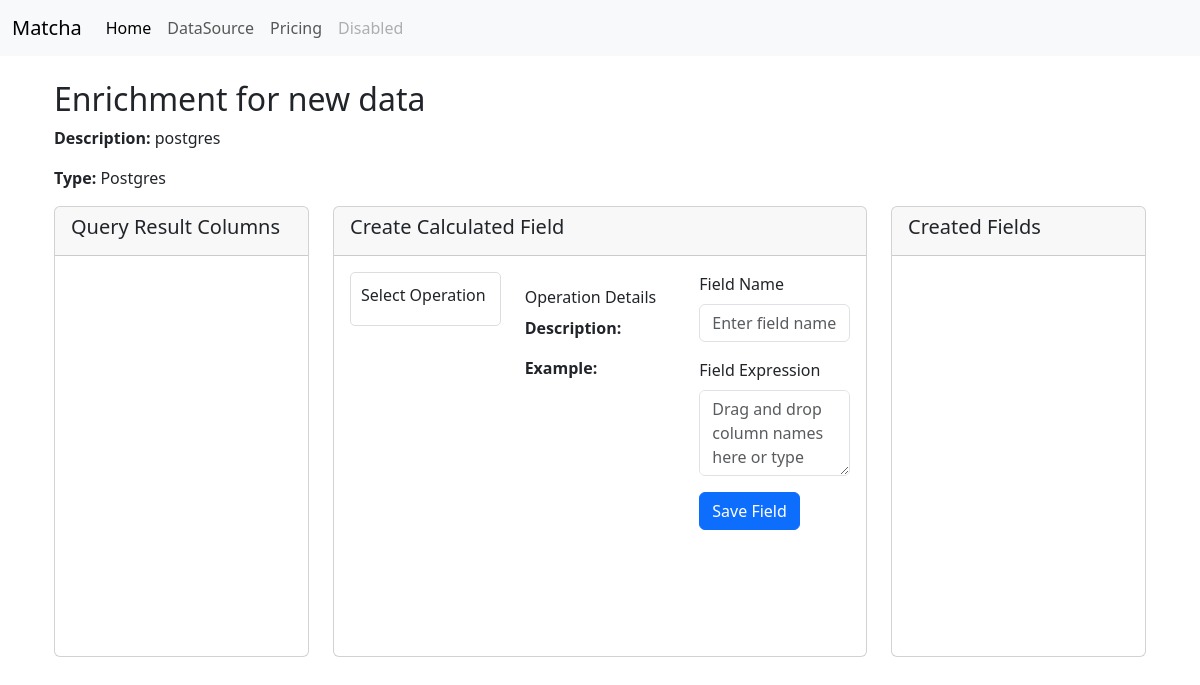
Screenshot of /enrichment/10/ with the database file from the repository.
### usex_app/models.py (models this page shows, shortened)
class DataSource(models.Model):
    DATASOURCE_TYPES = [
        ('Postgres', 'postgres'),
        ('Mysql', 'Mysql'),
        ('Kafka', 'Kafka'),
        ('RabbitMQ', 'RabbitMQ'),
        ('S3', 'S3'),
        ('Hive', 'Hive'),
        ('HDFS', 'HDFS'),
        ('CSV', 'CSV'),
    ]
    name = models.CharField(max_length=100)
    description = models.CharField(max_length=150)
    datasource_type = models.CharField(max_length=50,choices=DATASOURCE_TYPES)
    created_at = models.DateTimeField(auto_now_add=True)
    updated_at = models.DateTimeField(auto_now=True)
    connection_params = models.JSONField()  # Use JSONField for flexible connection parameters
    CONNECTION_PARAMS_METADATA = {
        'Postgres': {
            'mandatory': ['host', 'port', 'username', 'password', 'database','query'],
            'optional': [],
        },
        'Mysql': {
            'mandatory': ['host', 'port', 'username', 'password', 'database','query'],
            'optional': [],
        },
        'Kafka': {
            'mandatory': ['brokers', 'topic'],
            'optional': ['group_id','schema_registry_url'],
        },
        'RabbitMQ': {
            'mandatory': ['host', 'port', 'username', 'password', 'queue'],
            'optional': [],
        },
        'S3': {
            'mandatory': ['bucket_name', 'access_key', 'secret_key'],
            'optional': ['region'],
        },
        'Hive': {
            'mandatory': ['host', 'port', 'username', 'password', 'database'],
            'optional': [],
        },
        'HDFS': {
            'mandatory': ['host', 'port', 'username', 'path'],
            'optional': [],
        },
        'CSV': {
            'mandatory': ['file_path'],
            'optional': ['delimiter', 'encoding'],
        },
    }

### usex_app/views.py (the view)
# urls.py: path('enrichment/<int:datasource_id>/', views.enrichment_view, name='enrichment'),
def enrichment_view(request, datasource_id):
    datasource = get_object_or_404(DataSource, id=datasource_id)
    return render(request, 'usex_app/enrichments.html', {'datasource': datasource})

### usex_app/templates/usex_app/enrichments.html (shortened to what this page needs)
{% extends "usex_app/index.html" %}
{% block style %}
<link rel="stylesheet" href="https://cdnjs.cloudflare.com/ajax/libs/awesomplete/1.1.5/awesomplete.min.css">
{% endblock %}
{% block content %}
<div class="container mt-4">
    <h2>Enrichment for {{ datasource.name }}</h2>
    <p><strong>Description:</strong> {{ datasource.description }}</p>
    <p><strong>Type:</strong> {{ datasource.datasource_type }}</p>
    <div class="row">
        <div class="col-md-3">
            <div class="card">
                <div class="card-header">
                    <h5>Query Result Columns</h5>
                </div>
                <div class="card-body" style="max-height: 400px; overflow-y: auto;">
                </div>
            </div>
        </div>
        <div class="col-md-6">
            <div id="calculated-field-area" class="card mb-4">
                <div class="card-header">
                    <h5>Create Calculated Field</h5>
                </div>
                <div class="card-body">
                    <div class="row">
                        <div class="col-md-4">
                            <div class="mb-3" style="max-height: 300px; overflow-y: auto; border: 1px solid #ddd; padding: 10px; border-radius: 5px;">
                                <label class="form-label">Select Operation</label>
                            </div>
                        </div>
                        <div class="col-md-4">
                            <div id="operation-details" class="mt-3">
                                <h6>Operation Details</h6>
                                <p id="operation-description"><strong>Description:</strong> </p>
                                <p id="operation-example"><strong>Example:</strong> </p>
                            </div>
                        </div>
                        <div class="col-md-4">
                            <form id="calculated-field-form">
                                <div class="mb-3">
                                    <label for="field-name" class="form-label">Field Name</label>
                                    <input type="text" id="field-name" class="form-control" placeholder="Enter field name" required>
                                </div>
                                <div class="mb-3">
                                    <label for="field-expression" class="form-label">Field Expression</label>
                                    <textarea id="field-expression" class="form-control awesomplete" rows="3" data-multiple placeholder="Drag and drop column names here or type manually" required></textarea>
                                </div>
                                <button type="button" id="save-calculated-field" class="btn btn-primary">Save Field</button>
                            </form>
                        </div>
                    </div>
                </div>
            </div>
        </div>
        <div class="col-md-3">
            <div class="card">
                <div class="card-header">
                    <h5>Created Fields</h5>
                </div>
                <div id='created-fields-body' class="card-body" style="max-height: 400px; overflow-y: auto;">
                </div>
            </div>
        </div>
    </div>
</div>
{% endblock %}

### usex_app/templates/usex_app/enrichments.html (style rules this page uses)
.card-body { min-height: 400px; max-height: 400px; overflow-y: auto; }

### rows the page displays
DataSource: name "new data", description "postgres", datasource_type "Postgres"
